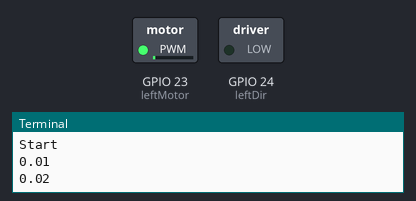
A program run on a simulated Raspberry Pi (BCM pin numbers). Shown: switched loads named in the program (green lamp = pin HIGH), the last lines printed to the terminal.

Above: at 0.05 s.
At 4.45 s:
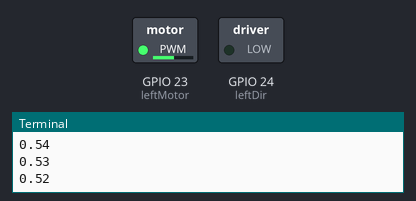
At 8.95 s:
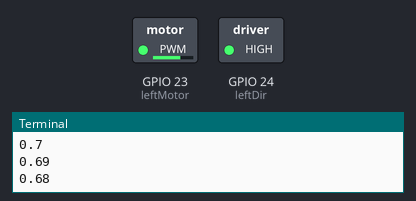
At 15.95 s:
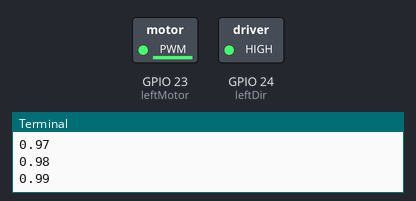
Timing chart, 0 to 20.8 s (numbered marks = the images above):
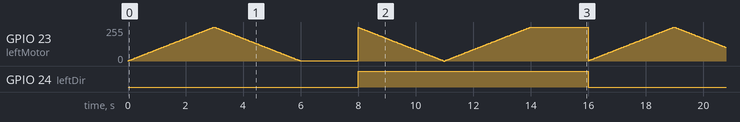

The program:

motorTest.py
```python
import gpiozero

from time import sleep

leftMotor = gpiozero.PWMLED(23, frequency=50)
leftDir = gpiozero.LED(24)


while True:
	count = 1
	up = True
	dir = True
	leftDir.off()
	print("Start")
	while dir == True:
		leftMotor.value = count/100.0
		print(leftMotor.value)
		if up:
			count+= 1
		else:
			count-=1
		if (count == 100):
			up = False
		elif (count == 0):
			dir = False
			count = 1
		sleep(0.03)
	sleep(2)
	leftDir.on()
	up = False
	count = 99
	print("Switch")
	while dir == False:
		leftMotor.value = count/100.0
		print(leftMotor.value)
		if up:
			count+= 1
		else:
			count-=1
		if (count == 100):
			up = False
			dir = True
		elif (count == 0):
			up = True
		sleep(0.03)
	sleep(2)
```

Measured:
- by itself, GPIO 23 (leftMotor): moves between 0/255 and 255/255, repeating every 16.0 s
- by itself, GPIO 24 (leftDir): alternates HIGH for 8.0 s and LOW for 8.0 s
